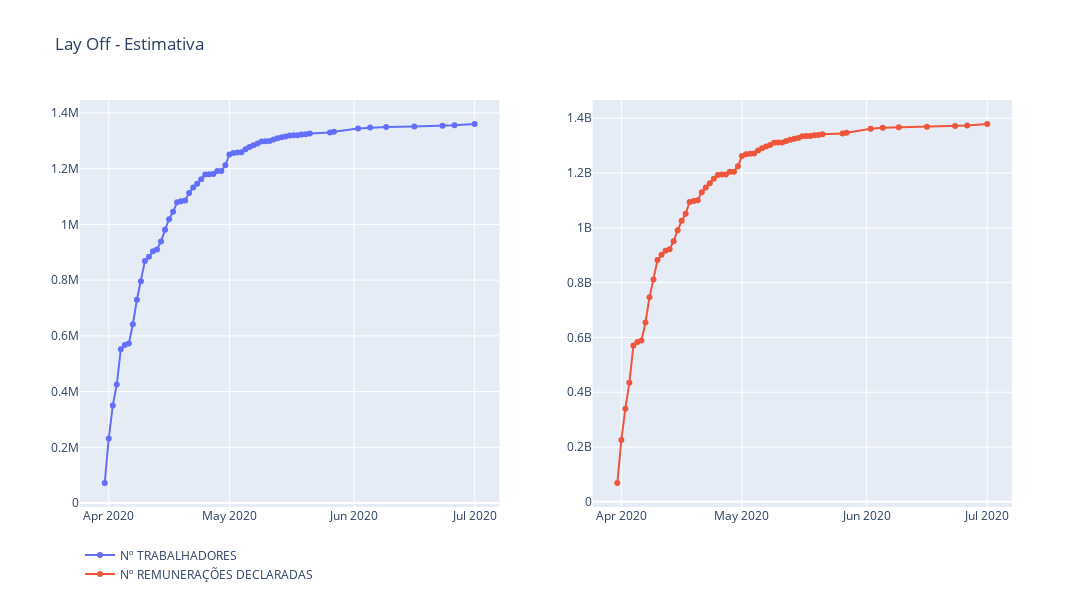

Notebook code cell kept with this figure:
### Code cell
fig = make_subplots(rows=1, cols=2)

fig.add_trace(
    go.Scatter(x=df_layoff['DATA'], y=df_layoff['Nº TRABALHADORES'], name='Nº TRABALHADORES',
               mode='lines+markers'),
    row=1, col=1, 
)

fig.add_trace(
    go.Scatter(x=df_layoff['DATA'], y=df_layoff['REMUNERAÇÕES DECLARADAS'], name='Nº REMUNERAÇÕES DECLARADAS',
               mode='lines+markers'),
    row=1, col=2
)

fig.update_layout(height=600, width=1100, title_text="Lay Off - Estimativa",legend=dict(
        x=0.0,
        y=-0.2))
fig.show()
